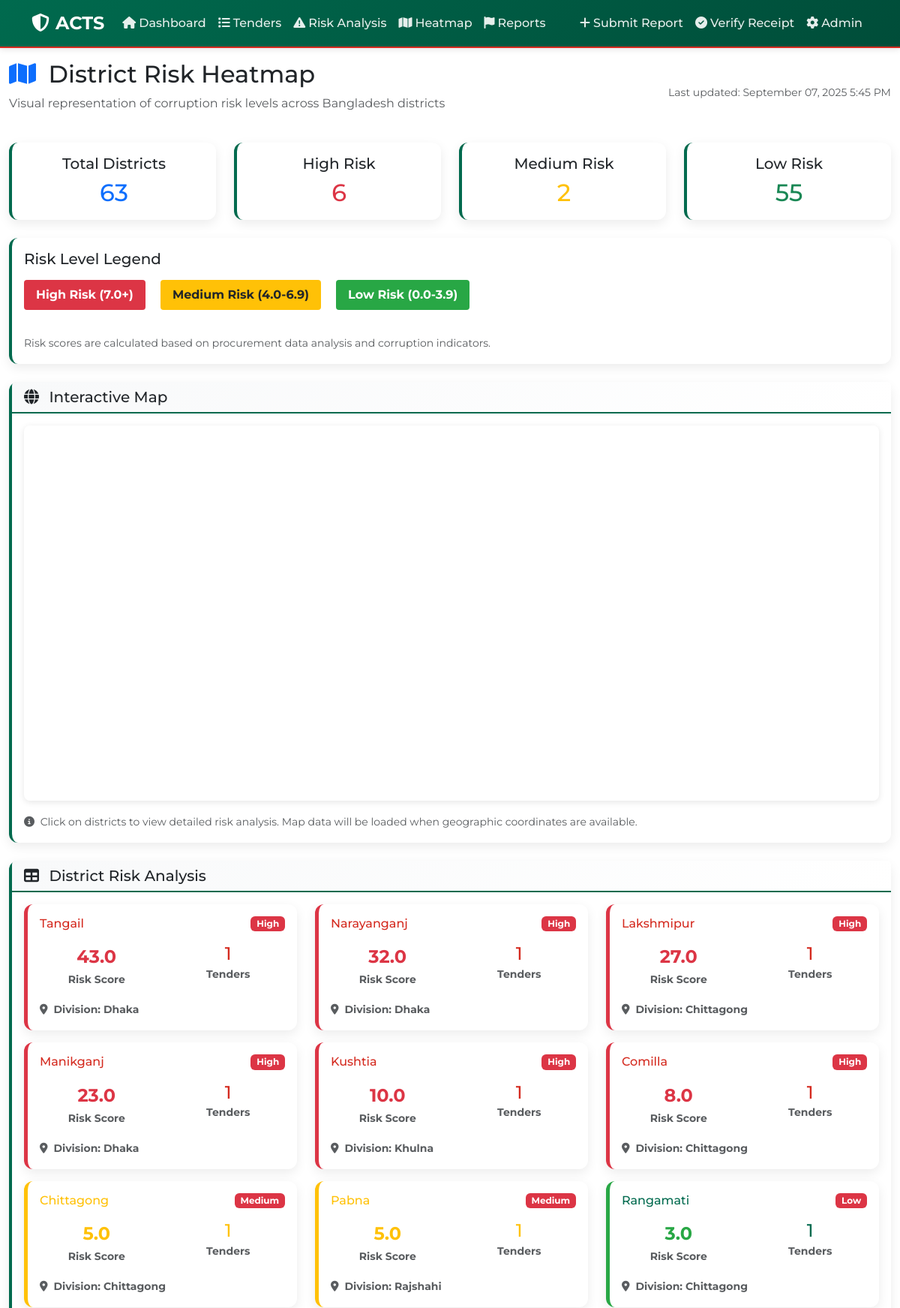
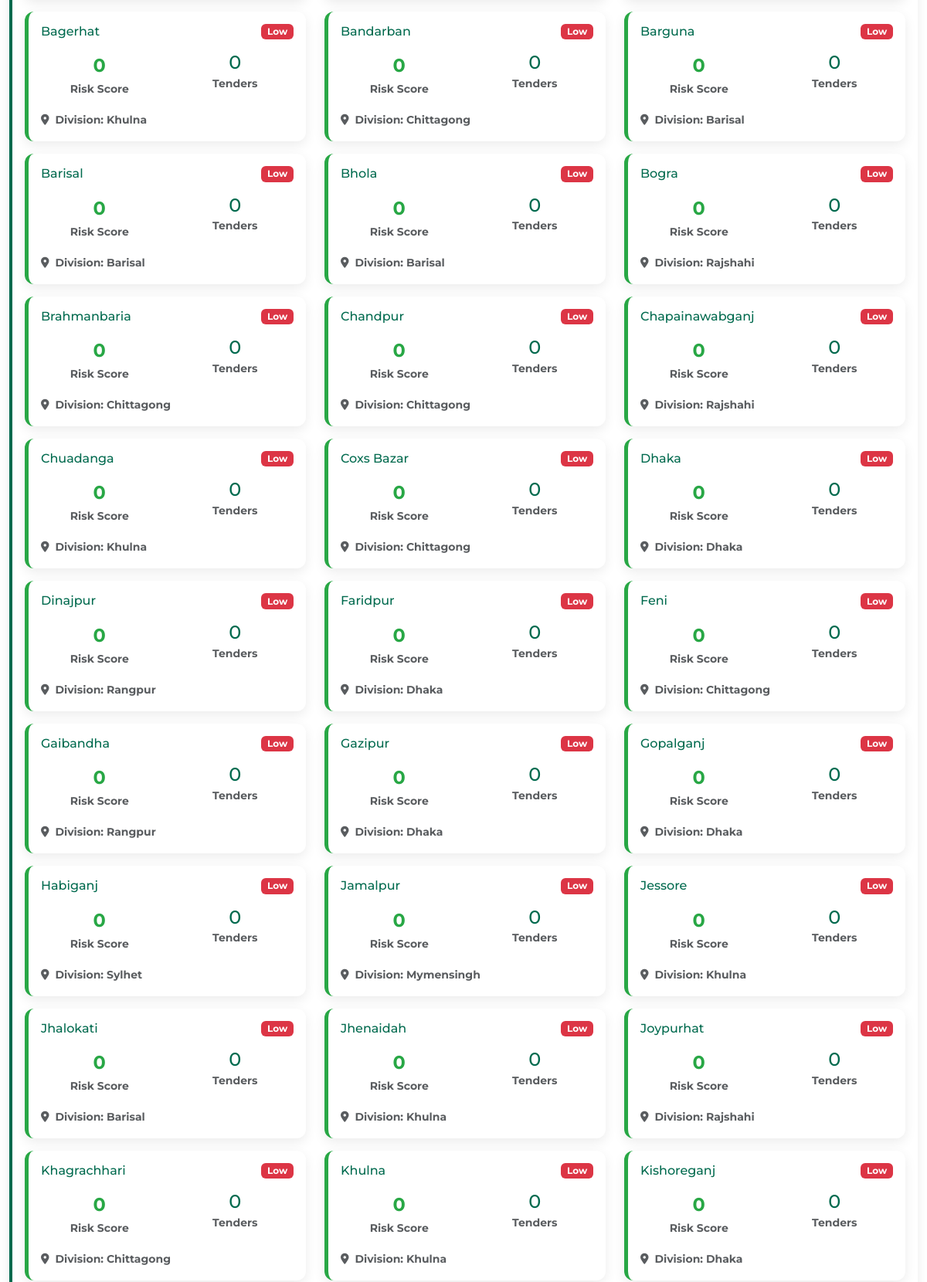
Page /dashboard/heatmap/ (upper part) on the committed database (2 pictures, top to bottom).
### dashboard/models.py (models this page shows, shortened)
class District(models.Model):
    name = models.CharField(max_length=100, unique=True)
    division = models.CharField(max_length=50)
    code = models.CharField(max_length=10, unique=True)
    created_at = models.DateTimeField(auto_now_add=True)
    updated_at = models.DateTimeField(auto_now=True)
    class Meta:
        ordering = ['name']

### dashboard/views.py (the view)
# urls.py: path('heatmap/', views.heatmap_view, name='heatmap'),
def heatmap_view(request):
    from .models import District, Tender, RiskScore
    districts = District.objects.all()
    heatmap_data = []
    for district in districts:
        tender_count = Tender.objects.filter(
            buyer__district=district
        ).count()
        risk_scores = RiskScore.objects.filter(
            tender__buyer__district=district
        ).values_list('total_risk_score', flat=True)
        if risk_scores:
            avg_risk = sum(risk_scores) / len(risk_scores)
            risk_level = 'high' if avg_risk >= 7 else 'medium' if avg_risk >= 4 else 'low'
        else:
            avg_risk = 0
            risk_level = 'low'
        heatmap_data.append({
            'district': district,
            'tender_count': tender_count,
            'avg_risk_score': round(avg_risk, 2),
            'risk_level': risk_level
        })
    heatmap_data.sort(key=lambda x: x['avg_risk_score'], reverse=True)
    context = {
        'heatmap_data': heatmap_data,
        'total_districts': len(districts),
        'high_risk_districts': len([d for d in heatmap_data if d['risk_level'] == 'high']),
        'medium_risk_districts': len([d for d in heatmap_data if d['risk_level'] == 'medium']),
        'low_risk_districts': len([d for d in heatmap_data if d['risk_level'] == 'low']),
    }
    return render(request, 'dashboard/heatmap.html', context)

### templates/dashboard/heatmap.html (shortened to what this page needs)
{% extends 'base.html' %}
{% load static %}
{% block content %}
<div class="container-fluid">
    <div class="row mb-4">
        <div class="col-12">
            <div class="d-flex justify-content-between align-items-center">
                <div>
                    <h1 class="h2 mb-2">
                        <i class="fas fa-map me-2 text-primary"></i>
                        District Risk Heatmap
                    </h1>
                    <p class="text-muted">Visual representation of corruption risk levels across Bangladesh districts</p>
                </div>
                <div class="text-end">
                    <small class="text-muted">Last updated: {% now "F d, Y g:i A" %}</small>
                </div>
            </div>
        </div>
    </div>
    <div class="row mb-4">
        <div class="col-md-3">
            <div class="card text-center h-100">
                <div class="card-body">
                    <h5 class="card-title">Total Districts</h5>
                    <h2 class="text-primary mb-0">{{ total_districts }}</h2>
                </div>
            </div>
        </div>
        <div class="col-md-3">
            <div class="card text-center h-100">
                <div class="card-body">
                    <h5 class="card-title">High Risk</h5>
                    <h2 class="text-danger mb-0">{{ high_risk_districts }}</h2>
                </div>
            </div>
        </div>
        <div class="col-md-3">
            <div class="card text-center h-100">
                <div class="card-body">
                    <h5 class="card-title">Medium Risk</h5>
                    <h2 class="text-warning mb-0">{{ medium_risk_districts }}</h2>
                </div>
            </div>
        </div>
        <div class="col-md-3">
            <div class="card text-center h-100">
                <div class="card-body">
                    <h5 class="card-title">Low Risk</h5>
                    <h2 class="text-success mb-0">{{ low_risk_districts }}</h2>
                </div>
            </div>
        </div>
    </div>
    <div class="row mb-4">
        <div class="col-12">
            <div class="card">
                <div class="card-body">
                    <h5 class="card-title mb-3">Risk Level Legend</h5>
                    <div class="heatmap-legend">
                        <span class="legend-item legend-high">High Risk (7.0+)</span>
                        <span class="legend-item legend-medium">Medium Risk (4.0-6.9)</span>
                        <span class="legend-item legend-low">Low Risk (0.0-3.9)</span>
                    </div>
                    <small class="text-muted">Risk scores are calculated based on procurement data analysis and corruption indicators.</small>
                </div>
            </div>
        </div>
    </div>
    <div class="row mb-4">
        <div class="col-12">
            <div class="card">
                <div class="card-header">
                    <h5 class="card-title mb-0">
                        <i class="fas fa-globe me-2"></i>
                        Interactive Map
                    </h5>
                </div>
                <div class="card-body">
                    <div id="map"></div>
                    <div class="mt-3">
                        <small class="text-muted">
                            <i class="fas fa-info-circle me-1"></i>
                            Click on districts to view detailed risk analysis. Map data will be loaded when geographic coordinates are available.
                        </small>
                    </div>
                </div>
            </div>
        </div>
    </div>
    <div class="row">
        <div class="col-12">
            <div class="card">
                <div class="card-header">
                    <h5 class="card-title mb-0">
                        <i class="fas fa-table me-2"></i>
                        District Risk Analysis
                    </h5>
                </div>
                <div class="card-body">
                    {% if heatmap_data %}
                    <div class="row">
                        {% for data in heatmap_data %}
                        <div class="col-lg-4 col-md-6 mb-3">
                            <div class="card district-card risk-{{ data.risk_level }} h-100">
                                <div class="card-body">
                                    <div class="d-flex justify-content-between align-items-start mb-2">
                                        <h6 class="card-title mb-0">{{ data.district.name }}</h6>
                                        <span class="badge bg-{{ data.risk_level|yesno:'danger,warning,success' }}">
                                            {{ data.risk_level|title }}
                                        </span>
                                    </div>
                                    <div class="row text-center mt-3">
                                        <div class="col-6">
                                            <div class="risk-score">{{ data.avg_risk_score }}</div>
                                            <small class="text-muted">Risk Score</small>
                                        </div>
                                        <div class="col-6">
                                            <div class="h4 mb-0">{{ data.tender_count }}</div>
                                            <small class="text-muted">Tenders</small>
                                        </div>
                                    </div>
                                    <div class="mt-3">
                                        <small class="text-muted">
                                            <i class="fas fa-map-marker-alt me-1"></i>
                                            Division: {{ data.district.division|default:"Not specified" }}
                                        </small>
                                    </div>
                                </div>
                            </div>
                        </div>
                        {% endfor %}
                    </div>
                    {% endif %}
                </div>
            </div>
        </div>
    </div>
</div>
{% endblock %}

### templates/base.html (shortened to what this page needs)
<!DOCTYPE html>
<html lang="en">
<head>
    <link href="https://cdn.jsdelivr.net/npm/bootstrap@5.3.0/dist/css/bootstrap.min.css" rel="stylesheet">
    <link rel="stylesheet" href="https://unpkg.com/leaflet@1.7.1/dist/leaflet.css" />
    <link rel="stylesheet" href="https://cdnjs.cloudflare.com/ajax/libs/font-awesome/6.4.0/css/all.min.css">
    {% load static %}
    <link rel="stylesheet" href="{% static 'css/style.css' %}">
</head>
<body>
    <nav class="navbar navbar-expand-lg navbar-dark">
        <div class="container">
            <a class="navbar-brand" href="/">
                <i class="fas fa-shield-alt me-2"></i>ACTS
            </a>
            <div class="collapse navbar-collapse" id="navbarNav">
                <ul class="navbar-nav me-auto">
                    <li class="nav-item">
                        <a class="nav-link" href="{% url 'dashboard:home' %}">
                            <i class="fas fa-home me-1"></i>Dashboard
                        </a>
                    </li>
                    <li class="nav-item">
                        <a class="nav-link" href="{% url 'dashboard:tender_list' %}">
                            <i class="fas fa-list me-1"></i>Tenders
                        </a>
                    </li>
                    <li class="nav-item">
                        <a class="nav-link" href="{% url 'dashboard:risk_analysis' %}">
                            <i class="fas fa-exclamation-triangle me-1"></i>Risk Analysis
                        </a>
                    </li>
                    <li class="nav-item">
                        <a class="nav-link" href="{% url 'dashboard:heatmap' %}">
                            <i class="fas fa-map me-1"></i>Heatmap
                        </a>
                    </li>
                    <li class="nav-item">
                        <a class="nav-link" href="{% url 'citizen_reports:report_list' %}">
                            <i class="fas fa-flag me-1"></i>Reports
                        </a>
                    </li>
                </ul>
                <ul class="navbar-nav">
                    <li class="nav-item">
                        <a class="nav-link" href="{% url 'citizen_reports:submit_report' %}">
                            <i class="fas fa-plus me-1"></i>Submit Report
                        </a>
                    </li>
                    <li class="nav-item">
                        <a class="nav-link" href="{% url 'citizen_reports:verify_receipt' %}">
                            <i class="fas fa-check-circle me-1"></i>Verify Receipt
                        </a>
                    </li>
                    <li class="nav-item">
                        <a class="nav-link" href="/admin/">
                            <i class="fas fa-cog me-1"></i>Admin
                        </a>
                    </li>
                </ul>
            </div>
        </div>
    </nav>
    <main>
        {% block content %}{% endblock %}
    </main>
</body>
</html>

### static/css/style.css (style rules this page uses)
:root { --primary-green: #006A4E; --primary-red: #D42A1F; --pure-white: #FFFFFF; --light-green: #E8F5E8; --light-red: #FCE4EC; --dark-gray: #212529; --light-gray: #F8F9FA; --primary-color: var(--primary-green); --secondary-color: var(--primary-red); --danger-color: var(--primary-red); --warning-color: #ffc107; --info-color: #17a2b8; --light-color: var(--light-gray); --dark-color: var(--dark-gray); }
body { font-family: 'Montserrat', 'Segoe UI', Tahoma, Geneva, Verdana, sans-serif; background-color: var(--pure-white); color: var(--dark-gray); padding-top: 80px; }
.navbar { background: linear-gradient(135deg, var(--primary-green), #004d39); box-shadow: 0 2px 8px rgba(0,0,0,0.1); border-bottom: 2px solid var(--primary-red); position: fixed; top: 0; left: 0; right: 0; z-index: 1030; transition: all 0.3s ease; }
.navbar-brand { font-weight: 700; font-size: 1.5rem; color: var(--pure-white) !important; }
.navbar-nav .nav-link { color: rgba(255,255,255,0.9) !important; font-weight: 500; transition: all 0.3s ease; }
.card { border: none; border-radius: 12px; box-shadow: 0 5px 15px rgba(0,0,0,0.08); transition: all 0.3s ease; background: var(--pure-white); border-left: 4px solid var(--primary-green); }
.card-header { background: linear-gradient(135deg, var(--light-gray), var(--pure-white)); border-bottom: 2px solid var(--primary-green); font-weight: 600; color: var(--dark-gray); }
.risk-high { color: var(--danger-color); font-weight: bold; }
.risk-medium { color: var(--warning-color); font-weight: bold; }
.risk-low { color: var(--primary-color); font-weight: bold; }

### templates/dashboard/heatmap.html (style rules this page uses)
.heatmap-legend { margin-bottom: 2rem; }
.legend-item { display: inline-block; margin-right: 1rem; padding: 0.5rem 1rem; border-radius: 4px; color: white; font-weight: bold; }
.legend-high { background-color: #dc3545; }
.legend-medium { background-color: #ffc107; color: #212529; }
.legend-low { background-color: #28a745; }
.district-card { transition: transform 0.2s ease; border-left: 5px solid; }
.district-card.risk-high { border-left-color: #dc3545; }
.district-card.risk-medium { border-left-color: #ffc107; }
.district-card.risk-low { border-left-color: #28a745; }
.risk-score { font-size: 1.5rem; font-weight: bold; }
.risk-high .risk-score { color: #dc3545; }
.risk-medium .risk-score { color: #ffc107; }
.risk-low .risk-score { color: #28a745; }
#map { height: 500px; border-radius: 8px; box-shadow: 0 2px 8px rgba(0,0,0,0.1); }

### rows in the picture
District: district.name "Tangail", risk_level "High", avg_risk_score "43.0", tender_count "1", district.division "Dhaka"
District: district.name "Narayanganj", risk_level "High", avg_risk_score "32.0", tender_count "1", district.division "Dhaka"
District: district.name "Lakshmipur", risk_level "High", avg_risk_score "27.0", tender_count "1", district.division "Chittagong"
District: district.name "Manikganj", risk_level "High", avg_risk_score "23.0", tender_count "1", district.division "Dhaka"
District: district.name "Kushtia", risk_level "High", avg_risk_score "10.0", tender_count "1", district.division "Khulna"
District: district.name "Comilla", risk_level "High", avg_risk_score "8.0", tender_count "1", district.division "Chittagong"
District: district.name "Chittagong", risk_level "Medium", avg_risk_score "5.0", tender_count "1", district.division "Chittagong"
District: district.name "Pabna", risk_level "Medium", avg_risk_score "5.0", tender_count "1", district.division "Rajshahi"
District: district.name "Rangamati", risk_level "Low", avg_risk_score "3.0", tender_count "1", district.division "Chittagong"
District: district.name "Bagerhat", risk_level "Low", avg_risk_score "0", tender_count "0", district.division "Khulna"
District: district.name "Bandarban", risk_level "Low", avg_risk_score "0", tender_count "0", district.division "Chittagong"
District: district.name "Barguna", risk_level "Low", avg_risk_score "0", tender_count "0", district.division "Barisal"
District: district.name "Barisal", risk_level "Low", avg_risk_score "0", tender_count "0", district.division "Barisal"
District: district.name "Bhola", risk_level "Low", avg_risk_score "0", tender_count "0", district.division "Barisal"
District: district.name "Bogra", risk_level "Low", avg_risk_score "0", tender_count "0", district.division "Rajshahi"
District: district.name "Brahmanbaria", risk_level "Low", avg_risk_score "0", tender_count "0", district.division "Chittagong"
District: district.name "Chandpur", risk_level "Low", avg_risk_score "0", tender_count "0", district.division "Chittagong"
District: district.name "Chapainawabganj", risk_level "Low", avg_risk_score "0", tender_count "0", district.division "Rajshahi"
District: district.name "Chuadanga", risk_level "Low", avg_risk_score "0", tender_count "0", district.division "Khulna"
District: district.name "Coxs Bazar", risk_level "Low", avg_risk_score "0", tender_count "0", district.division "Chittagong"
District: district.name "Dhaka", risk_level "Low", avg_risk_score "0", tender_count "0", district.division "Dhaka"
District: district.name "Dinajpur", risk_level "Low", avg_risk_score "0", tender_count "0", district.division "Rangpur"
District: district.name "Faridpur", risk_level "Low", avg_risk_score "0", tender_count "0", district.division "Dhaka"
District: district.name "Feni", risk_level "Low", avg_risk_score "0", tender_count "0", district.division "Chittagong"
District: district.name "Gaibandha", risk_level "Low", avg_risk_score "0", tender_count "0", district.division "Rangpur"
District: district.name "Gazipur", risk_level "Low", avg_risk_score "0", tender_count "0", district.division "Dhaka"
District: district.name "Gopalganj", risk_level "Low", avg_risk_score "0", tender_count "0", district.division "Dhaka"
District: district.name "Habiganj", risk_level "Low", avg_risk_score "0", tender_count "0", district.division "Sylhet"
District: district.name "Jamalpur", risk_level "Low", avg_risk_score "0", tender_count "0", district.division "Mymensingh"
District: district.name "Jessore", risk_level "Low", avg_risk_score "0", tender_count "0", district.division "Khulna"
District: district.name "Jhalokati", risk_level "Low", avg_risk_score "0", tender_count "0", district.division "Barisal"
District: district.name "Jhenaidah", risk_level "Low", avg_risk_score "0", tender_count "0", district.division "Khulna"
District: district.name "Joypurhat", risk_level "Low", avg_risk_score "0", tender_count "0", district.division "Rajshahi"
District: district.name "Khagrachhari", risk_level "Low", avg_risk_score "0", tender_count "0", district.division "Chittagong"
District: district.name "Khulna", risk_level "Low", avg_risk_score "0", tender_count "0", district.division "Khulna"
District: district.name "Kishoreganj", risk_level "Low", avg_risk_score "0", tender_count "0", district.division "Dhaka"

### other values in the picture
{{ total_districts }} "63"
{{ high_risk_districts }} "6"
{{ medium_risk_districts }} "2"
{{ low_risk_districts }} "55"
